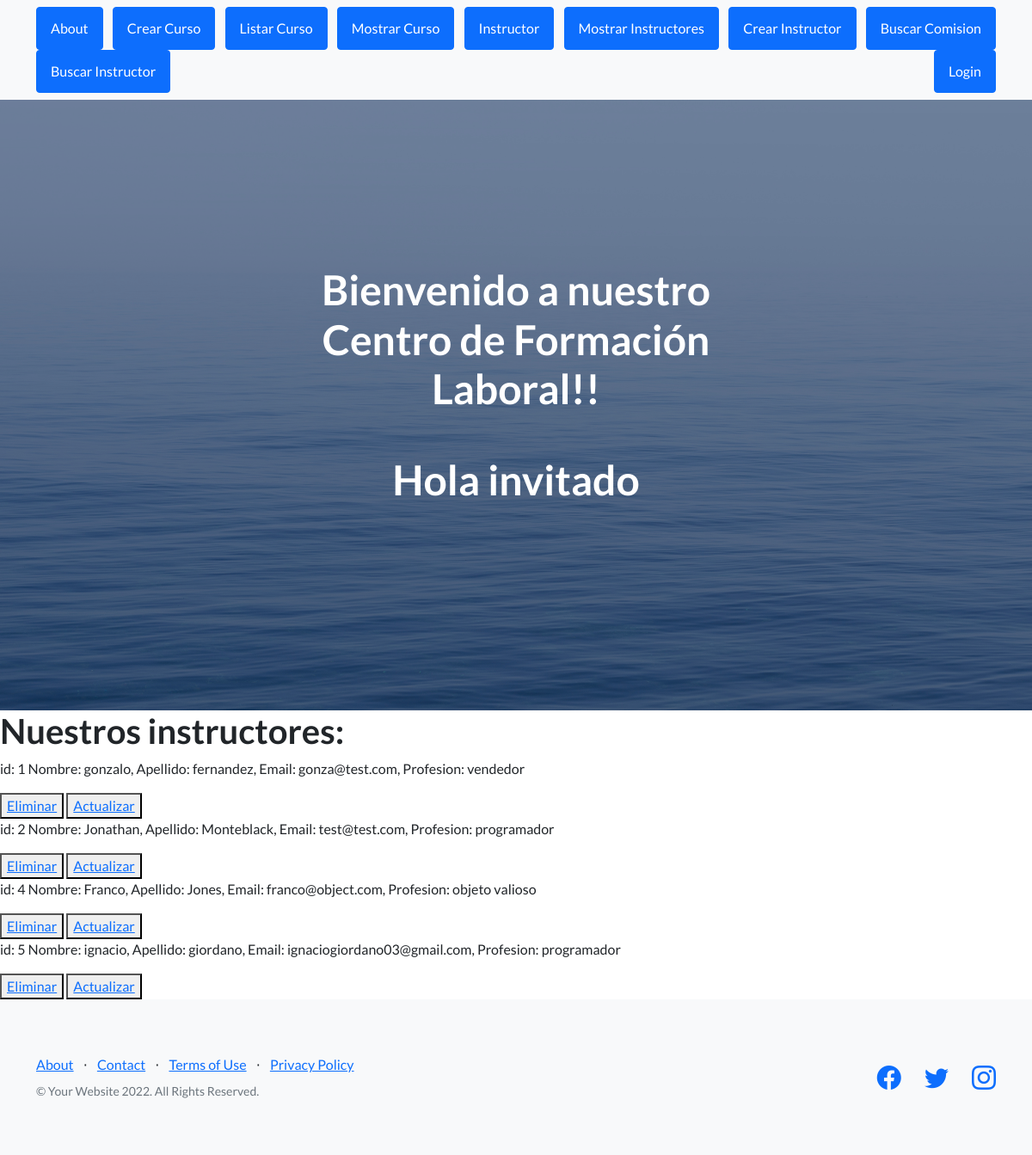
The app's page /mostrar_instructores/ with its own data.
### MiApp/models.py (models this page shows, shortened)
class Instructor(models.Model):
    nombre= models.CharField(max_length=40)
    apellido= models.CharField(max_length=40)
    email= models.EmailField()
    profesion= models.CharField(max_length=30)

### MiApp/views.py (the view)
# urls.py: path('mostrar_instructores/', views.mostrar_instructores, name='Mostrar Instructores'),
def mostrar_instructores(request):
    instructores = Instructor.objects.all()
    context = {'instructores': instructores}
    return render(request, 'MiApp/mostrar_instructores.html', context=context)

### MiApp/Templates/MiApp/mostrar_instructores.html
{% extends 'MiApp/index.html' %}
{% load static %}
{% block codigoDinamico %}
<h1>Nuestros instructores:</h1>
{% for instructor in instructores %}
    <p>
        id: {{instructor.id}}
        Nombre: {{instructor.nombre}}, Apellido: {{instructor.apellido}},
        Email: {{instructor.email}}, Profesion: {{instructor.profesion}}
    </p>
    <button>
        <a href="{% url 'Eliminar instructor' instructor_id=instructor.id %}">Eliminar</a>
    </button>
    <button>
        <a href="{% url 'actualizar instructor' instructor_id=instructor.id %}">Actualizar</a>
    </button>
{% endfor %}
{% endblock  %}

### records on screen
Instructor: id "1", nombre "gonzalo", apellido "fernandez", email "gonza@test.com", profesion "vendedor"
Instructor: id "2", nombre "Jonathan", apellido "Monteblack", email "test@test.com", profesion "programador"
Instructor: id "4", nombre "Franco", apellido "Jones", email "franco@object.com", profesion "objeto valioso"
Instructor: id "5", nombre "ignacio", apellido "giordano", email "ignaciogiordano03@gmail.com", profesion "programador"
